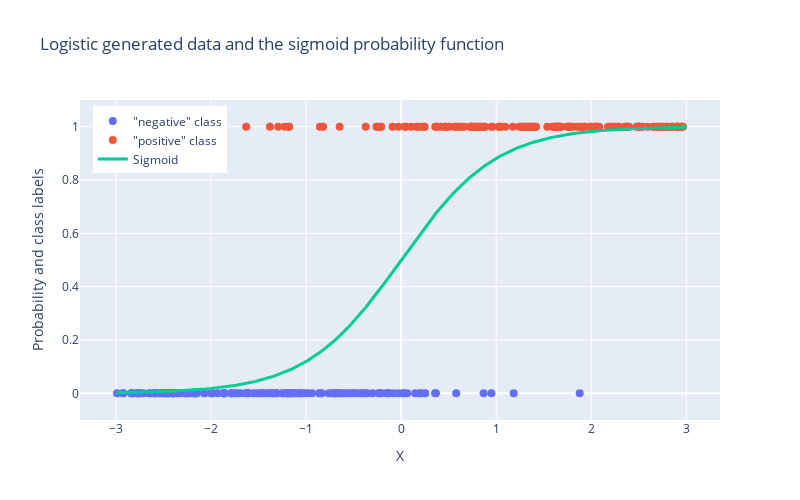

Notebook code for this chart:
### Code cell
X, y = make_logistic_data(n_samples=300, scale=2.0, random_state=None)

x_curve = np.linspace(-3, 3, 400)
sigmoid_model = LogisticClassifier(scale=2.0)
y_curve = sigmoid_model.sigmoid(x_curve)

X_class_0 = X[y == 0]
X_class_1 = X[y == 1]
fig = go.Figure()

fig.add_trace(go.Scatter(
    x=X_class_0,
    y=np.zeros_like(X_class_0),
    mode="markers",
    name='"negative" class',
    marker=dict(size=8),
))
fig.add_trace(go.Scatter(
    x=X_class_1,
    y=np.ones_like(X_class_1),
    mode="markers",
    name='"positive" class',
    marker=dict(size=8),
))

fig.add_trace(go.Scatter(
    x=x_curve,
    y=y_curve,
    mode="lines",
    name="Sigmoid",
    line=dict(width=3)
))
fig.update_layout(
    title="Logistic generated data and the sigmoid probability function",
    xaxis_title="X",
    yaxis_title="Probability and class labels",
    yaxis=dict(range=[-0.1, 1.1]),
    legend=dict(x=0.02, y=0.98),
    width=800,
    height=500
)
fig.show()

### Figure 1 — Plotly figure (JSON) as saved in the notebook; plotly's stock layout.template omitted (floating-point values rounded to 4 significant figures; data arrays with more than 128 entries replaced by an {"elided": "..."} marker saying what was removed)
{"data": [{"marker": {"size": 8}, "mode": "markers", "name": "\"negative\" class", "type": "scatter", "x": {"elided": "144 float values"}, "y": {"elided": "144 float values"}}, {"marker": {"size": 8}, "mode": "markers", "name": "\"positive\" class", "type": "scatter", "x": {"elided": "156 float values"}, "y": {"elided": "156 float values"}}, {"line": {"width": 3}, "mode": "lines", "name": "Sigmoid", "type": "scatter", "x": {"elided": "400 float values"}, "y": {"elided": "400 float values"}}], "layout": {"height": 500, "legend": {"x": 0.02, "y": 0.98}, "title": {"text": "Logistic generated data and the sigmoid probability function"}, "width": 800, "xaxis": {"title": {"text": "X"}}, "yaxis": {"range": [-0.1, 1.1], "title": {"text": "Probability and class labels"}}}}
